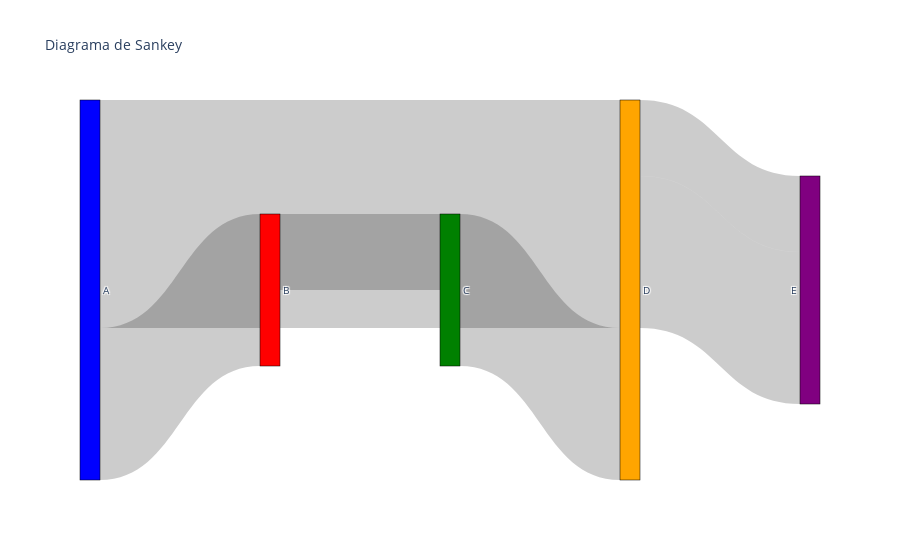

The notebook cell saved with this chart:
### Code cell
# Diagrama de Sankey
import plotly.graph_objects as go
# Datos de ejemplo
labels = ["A", "B", "C", "D", "E"]
source = [0, 1, 0, 2, 3, 3]  # Índices de las etiquetas de origen
target = [1, 2, 3, 3, 4, 4]  # Índices de las etiquetas de destino
values = [10, 5, 15, 10, 5, 10]  # Valores de flujo entre las etiquetas
colors = ["blue", "red", "green", "orange", "purple"]  # Colores para las etiquetas
fig = go.Figure(data=[go.Sankey(
    node=dict(
        pad=15,
        thickness=20,
        line=dict(color="black", width=0.5),
        label=labels,
        color=colors  # Asignar colores a las etiquetas
    ),
    link=dict(
        source=source,
        target=target,
        value=values
    )
)])

fig.update_layout(title_text="Diagrama de Sankey", font_size=10)
fig.show()

### Figure 1 — Plotly figure (JSON) as saved in the notebook; plotly's stock layout.template omitted (floating-point values rounded to 4 significant figures)
{"data": [{"link": {"source": [0, 1, 0, 2, 3, 3], "target": [1, 2, 3, 3, 4, 4], "value": [10, 5, 15, 10, 5, 10]}, "node": {"color": ["blue", "red", "green", "orange", "purple"], "label": ["A", "B", "C", "D", "E"], "line": {"color": "black", "width": 0.5}, "pad": 15, "thickness": 20}, "type": "sankey"}], "layout": {"title": {"text": "Diagrama de Sankey"}, "font": {"size": 10}}}
